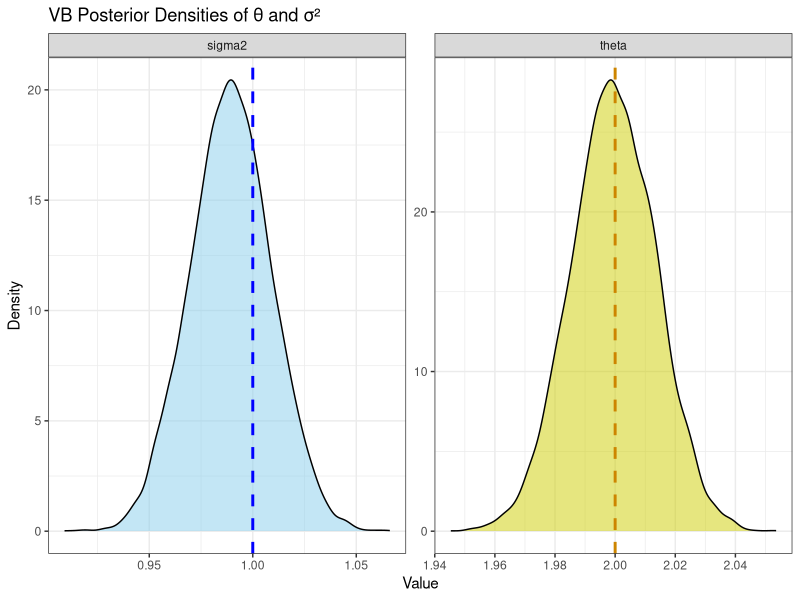

Reproduce this figure in R.
### ---- Variational Bayes for Normal Model (Example 2) ----
rm(list=ls())
set.seed(123)

# --- Generate data ---
n <- 5000
theta_true <- 2
sigma2_true <- 1
y <- rnorm(n, mean = theta_true, sd = sqrt(sigma2_true))

# --- Prior parameters ---
tau2 <- 100         # prior variance for theta
a0 <- 0.01            # IG prior shape
b0 <- 0.01            # IG prior scale

# --- Initialize VB parameters ---
mu <- 0
lambda <- 1
tilde_a <- a0
tilde_b <- b0

max_iter <- 2000
tol <- 1e-8

# --- Coordinate Ascent Variational Inference ---
for (iter in 1:max_iter) {
  
  mu_old <- mu
  lambda_old <- lambda
  tb_old <- tilde_b
  
  # update q(theta)
  lambda <- n * (tilde_a / tilde_b) + 1/tau2
  mu <- ( (tilde_a / tilde_b) * sum(y) ) / lambda
  
  # update q(sigma^2)
  tilde_a <- a0 + n/2
  tilde_b <- b0 + 0.5 * sum( (y - mu)^2 + 1/lambda )
  
  # convergence check
  if (max(abs(mu - mu_old), abs(lambda - lambda_old), abs(tilde_b - tb_old)) < tol)
    break
}
print(iter) # convergence check stop here



# --- Optional: Draw posterior samples from q* (if you want to plot later) ---
S <- 10000
theta_samples <- rnorm(S, mean = mu, sd = sqrt(1/lambda))
sigma2_samples <- 1 / rgamma(S, shape = tilde_a, rate = tilde_b)




library(ggplot2)

library(ggplot2)
library(dplyr)

# Prepare data in long format
df <- data.frame(
  value = c(theta_samples, sigma2_samples),
  parameter = rep(c("theta", "sigma2"), each = length(theta_samples))
)

# True values
true_vals <- data.frame(
  parameter = c("theta", "sigma2"),
  true = c(theta_true, sigma2_true)
)

# Plot with facets
p_facet <- ggplot(df, aes(x = value, fill = parameter)) +
  geom_density(alpha = 0.5) +
  geom_vline(data = true_vals, aes(xintercept = true, color = parameter),
             linetype = "dashed", size = 1) +
  facet_wrap(~parameter, scales = "free") +
  scale_fill_manual(values = c("skyblue", "yellow3")) +
  scale_color_manual(values = c("blue", "orange3")) +
  labs(title = "VB Posterior Densities of θ and σ²",
       x = "Value", y = "Density") +
  theme_bw() +
  theme(legend.position = "none")

print(p_facet)
